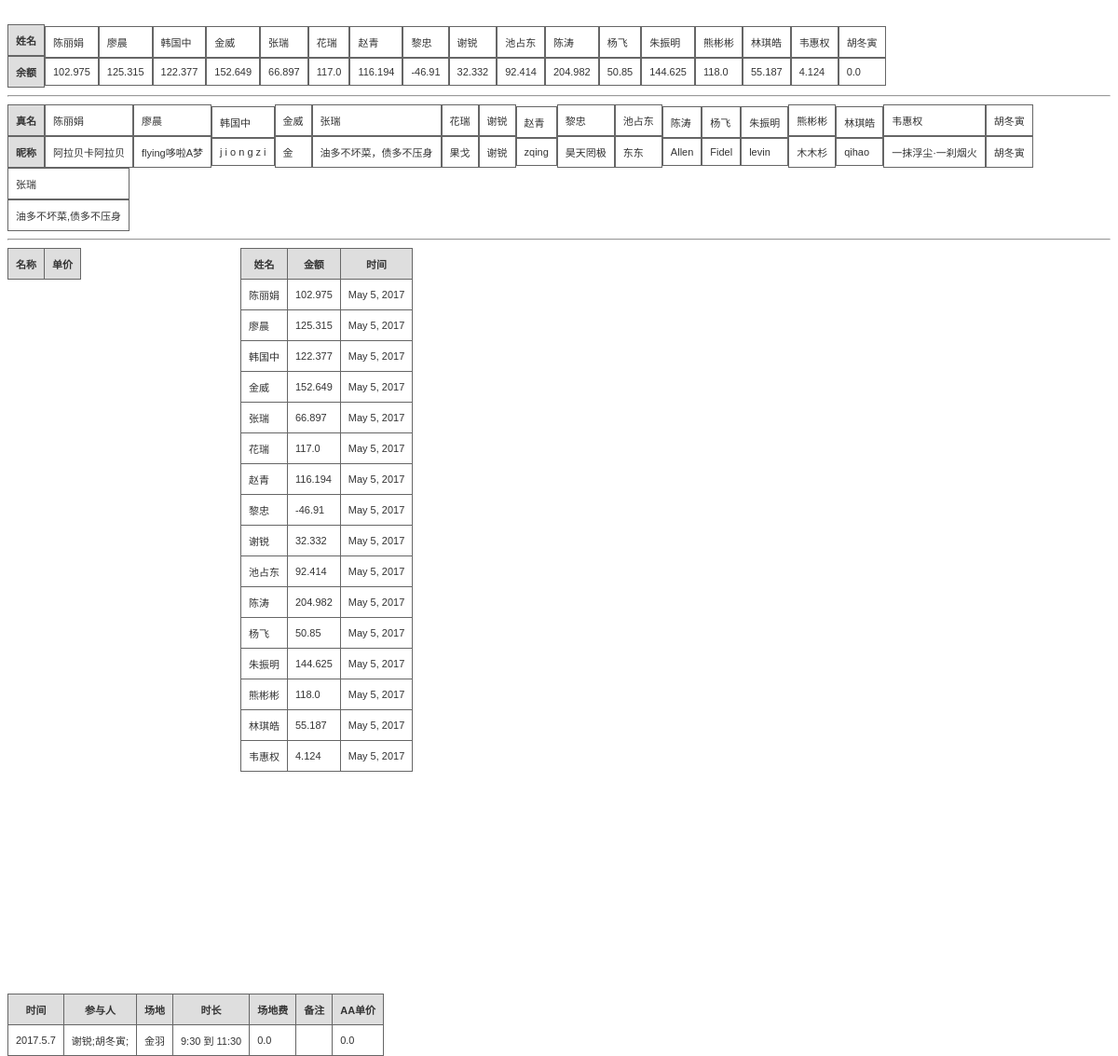
The page /BDsClub/ on the database as committed earlier.
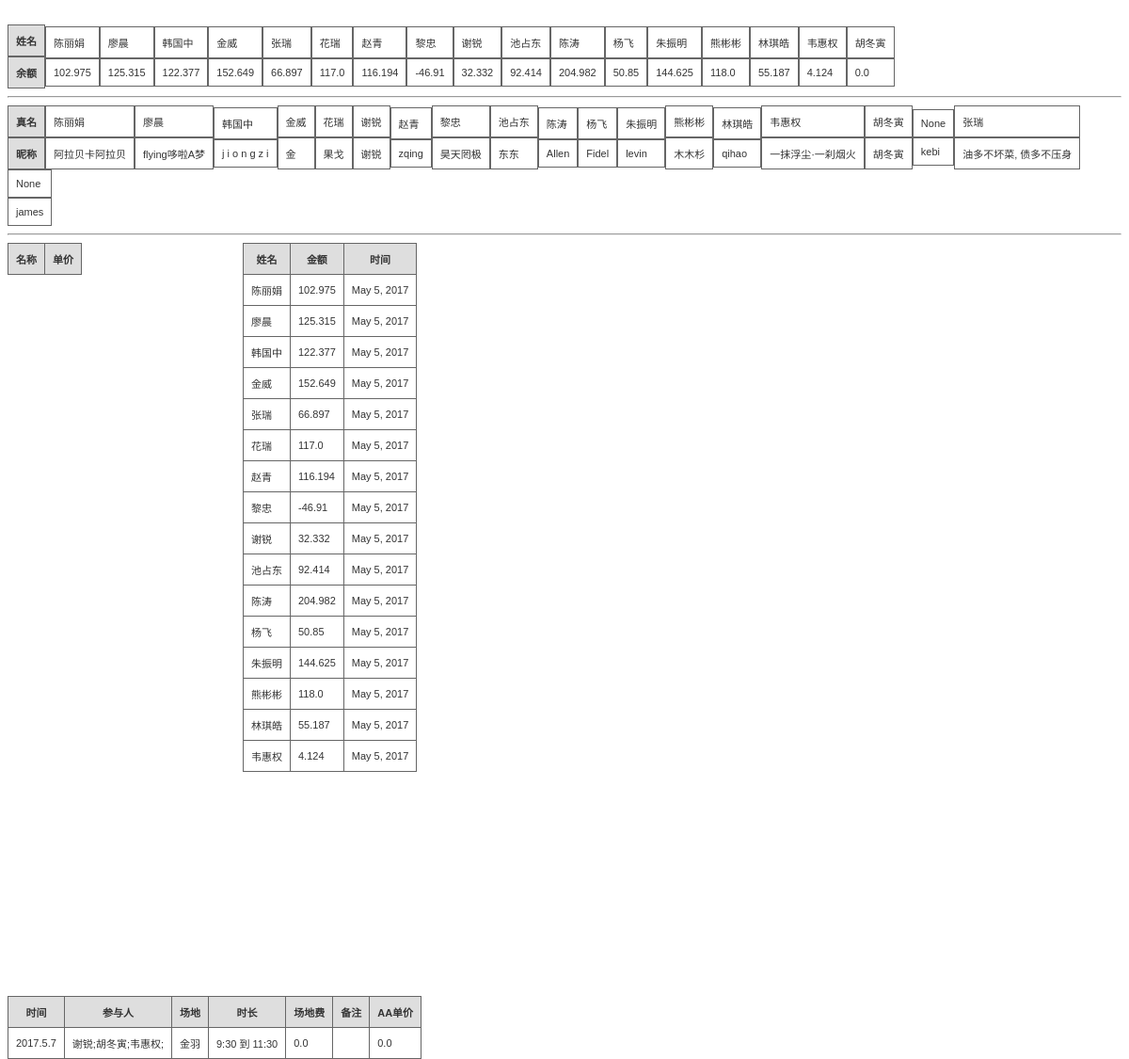
The same page on the database as committed later.
### BDsClub/models.py (models this page shows)
class Member(models.Model):
    name = models.CharField(max_length=64)
    amount = models.FloatField(default=0)

class Alias(models.Model):
    real_name = models.CharField(max_length=64)
    wx_name = models.CharField(max_length=64)

class Deposit(models.Model):
    name = models.CharField(max_length=64)
    amount = models.FloatField(default=0)
    time = models.DateField()

class Play(models.Model):
    id = models.IntegerField(primary_key=True)
    time = models.DateField()
    play_time = models.CharField(max_length=64)
    place = models.CharField(max_length=64)
    duration = models.CharField(max_length=64)
    fee = models.FloatField()
    aaprice = models.FloatField()
    state = models.IntegerField()
    fee_comment = models.CharField(max_length=64)

### BDsClub/views.py (the view)
def home(request):
    rets = list(Deposit.objects.all().order_by('-time'))
    member = list(Member.objects.all())
    als = list(Alias.objects.all())
    balls = list(Ball.objects.all())
    plays = list(Play.objects.all().order_by('-time'))
    for play in plays:
        play.players = get_current_players(play.id)
    return render(request, 'summary.html',{'results': rets,'members': member,
                     'als':als,'balls':balls,'plays':plays})

### BDsClub/views.py (called while the page is built)
def get_current_players(ppid):
    players = Apply.objects.filter(pid = ppid)
    pls = ''
    for player in players:
         pls = pls + player.name + ';'
    return pls

### BDsClub/templates/summary.html (shortened to what this page needs)
<!DOCTYPE html>
<html>
<body>
<br>
<div>
<table class="gridtable1">
<tr>
<th>姓名</th>
<th>余额</th>
</tr>
{% for member in members %}
<tr>
<td>{{member.name}}</td>
<td>{{member.amount}}</td>
</tr>
{% endfor %}
</table>
</div>
<hr/>
<div>
<table class="gridtable1">
<tr>
<th>真名</th>
<th>昵称</th>
</tr>
{% for al in als %}
<tr>
<td>{{al.real_name}}</td>
<td>{{al.wx_name}}</td>
</tr>
{% endfor %}
</table>
</div>
<hr/>
<div class="lay1">
<table class="gridtable">
<tr>
<th>名称</th>
<th>单价</th>
</tr>
</table>
</div>
<div class="lay11">
<table class="gridtable">
<tr>
<th>姓名</th>
<th>金额</th>
<th>时间</th>
</tr>
{% for res in results %}
<tr>
<td>{{res.name}}</td>
<td>{{res.amount}}</td>
<td>{{res.time}}</td>
</tr>
{% endfor %}
</table>
</div>
<div class="lay2">
<table class="gridtable">
<tr>
<th>时间</th>
<th>参与人</th>
<th>场地</th>
<th>时长</th>
<th>场地费</th>
<th>备注</th>
<th>AA单价</th>
</tr>
{% for play in plays %}
<tr>
<td>{{play.play_time}}</td>
<td>{{play.players}}</td>
<td>{{play.place}}</td>
<td>{{play.duration}}</td>
<td>{{play.fee}}</td>
<td>{{play.fee_comment}}</td>
<td>{{play.aaprice}}</td>
</tr>
{% endfor %}
</table>
</div>
</body>
</html>

Rows that differ between the two databases and show on the page:
removed Alias: real_name "张瑞", wx_name "油多不坏菜，债多不压身"
removed Alias: real_name "张瑞", wx_name "油多不坏菜,债多不压身"
added Alias: real_name "None", wx_name "kebi"
added Alias: real_name "张瑞", wx_name "油多不坏菜, 债多不压身"
added Alias: real_name "None", wx_name "james"
computed for Play "金羽": players "谢锐;胡冬寅;" → "谢锐;胡冬寅;韦惠权;"
